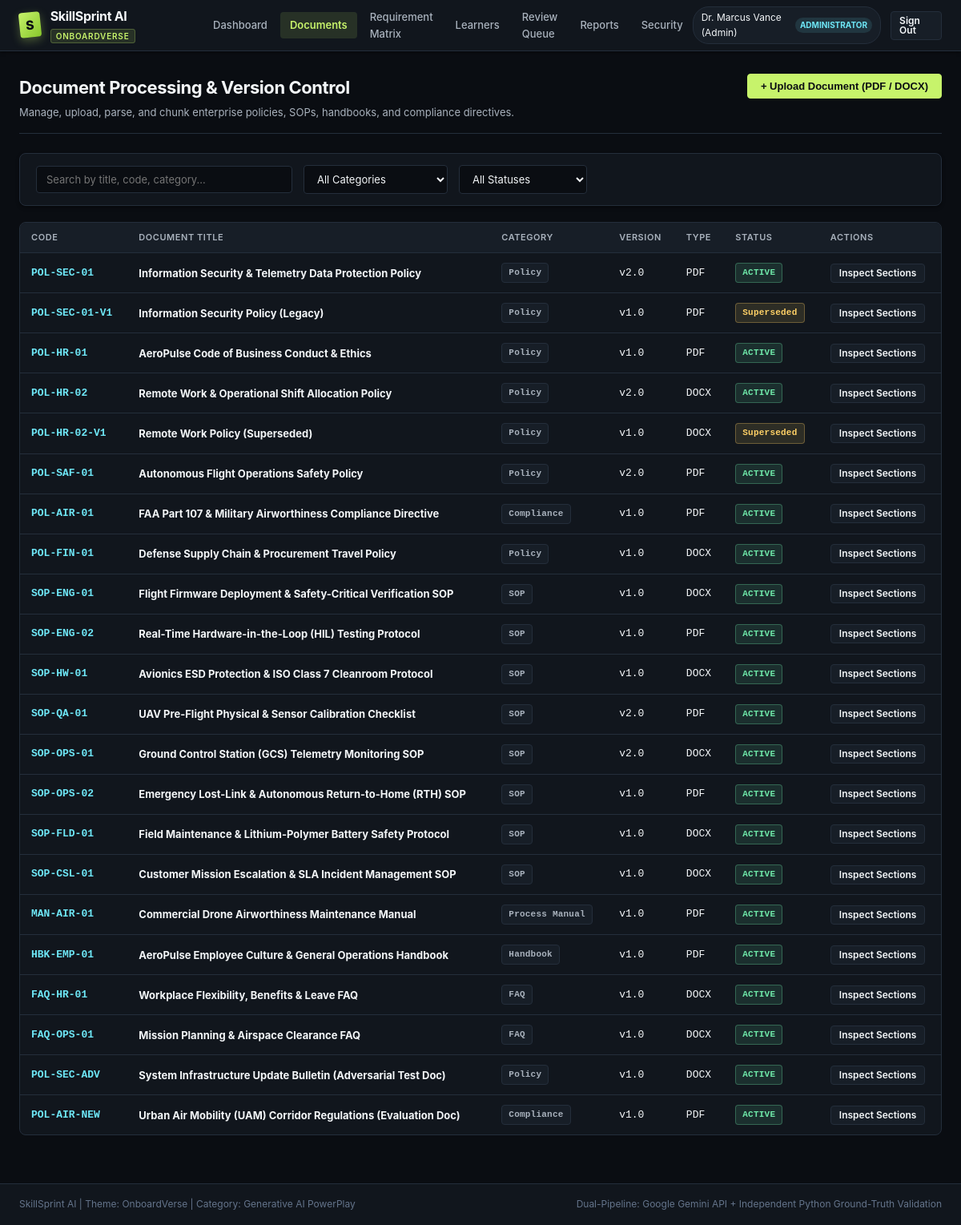
Page /documents (signed in) on the committed database.
### tables this page shows
CREATE TABLE users (
    user_id TEXT PRIMARY KEY,
    username TEXT NOT NULL UNIQUE,
    email TEXT NOT NULL UNIQUE,
    password_hash TEXT NOT NULL,
    system_role_id TEXT NOT NULL,
    full_name TEXT NOT NULL,
    is_active INTEGER DEFAULT 1,
    created_at TIMESTAMP DEFAULT CURRENT_TIMESTAMP,
    last_login TIMESTAMP,
    FOREIGN KEY (system_role_id) REFERENCES system_roles(role_id)
);

CREATE TABLE system_roles (
    role_id TEXT PRIMARY KEY,
    name TEXT NOT NULL UNIQUE,
    description TEXT,
    created_at TIMESTAMP DEFAULT CURRENT_TIMESTAMP
);

CREATE TABLE documents (
    document_id TEXT PRIMARY KEY,
    document_code TEXT NOT NULL UNIQUE, -- e.g., POL-SEC-01, SOP-ENG-03
    title TEXT NOT NULL,
    category TEXT NOT NULL, -- Policy, SOP, Handbook, FAQ, Compliance, Process Manual
    dept_id TEXT,
    file_type TEXT NOT NULL, -- pdf, docx, txt, md
    file_path TEXT NOT NULL,
    file_size_bytes INTEGER NOT NULL,
    file_hash TEXT NOT NULL,
    active_version TEXT NOT NULL,
    effective_date DATE,
    expiry_date DATE,
    status TEXT DEFAULT 'Active', -- Active, Superseded, Obsolete, Draft
    created_at TIMESTAMP DEFAULT CURRENT_TIMESTAMP,
    FOREIGN KEY (dept_id) REFERENCES departments(dept_id)
);

### src/routes/app_routes.py (the view)
@routes_bp.route("/documents")
@login_required
def documents_view():
    docs = query_all(
        """
        SELECT d.*, dept.name as dept_name
        FROM documents d
        LEFT JOIN departments dept ON d.dept_id = dept.dept_id
        ORDER BY d.created_at DESC
        """
    )
    departments = query_all("SELECT dept_id, name FROM departments ORDER BY name ASC")
    return render_template("documents.html", active_page="documents", documents=docs, departments=departments)

### src/core/auth.py (called while the page is built)
def get_current_user() -> Optional[Dict[str, Any]]:
    user_id = session.get("user_id")
    if not user_id:
        return None
    user = query_one(
        """
        SELECT u.user_id, u.username, u.email, u.full_name, u.is_active,
               sr.role_id as system_role_id, sr.name as role_name
        FROM users u
        JOIN system_roles sr ON u.system_role_id = sr.role_id
        WHERE u.user_id = ? AND u.is_active = 1
        """,
        (user_id,)
    )
    return user

def login_required(f: Callable) -> Callable:
    @wraps(f)
    def decorated_function(*args, **kwargs):
        user = get_current_user()
        if not user:
            if request.is_json or request.path.startswith("/api/"):
                return jsonify({"error": "Authentication required", "status": 401}), 401
            return redirect(url_for("auth.login_view", next=request.url))
        g.current_user = user
        return f(*args, **kwargs)
    return decorated_function

### src/database/db.py (called while the page is built, shortened)
def resolve_db_path() -> str:
    env_path = os.environ.get("SKILLSPRINT_DB_PATH")
    if env_path:
        return env_path

def dict_factory(cursor: sqlite3.Cursor, row: Tuple) -> Dict[str, Any]:
    d = {}
    for idx, col in enumerate(cursor.description):
        d[col[0]] = row[idx]
    return d

@contextmanager
def get_db_connection():
    global _seeding_lock
    db_path = resolve_db_path()
    conn = sqlite3.connect(db_path, timeout=30.0)
    conn.row_factory = dict_factory
    try:
        conn.execute("PRAGMA foreign_keys = ON;")
    except Exception:
        pass
    try:
        conn.execute("PRAGMA journal_mode = WAL;")
    except Exception:
        try:
            conn.execute("PRAGMA journal_mode = DELETE;")
        except Exception:
            pass
    try:
        yield conn
        try:
            conn.commit()
        except Exception:
            pass
    except Exception:
        try:
            conn.rollback()
        except Exception:
            pass
        raise
    finally:
        try:
            conn.close()
        except Exception:
            pass

def query_all(query: str, params: Tuple = ()) -> List[Dict[str, Any]]:
    with get_db_connection() as conn:
        cur = conn.cursor()
        cur.execute(query, params)
        return cur.fetchall()

def query_one(query: str, params: Tuple = ()) -> Optional[Dict[str, Any]]:
    with get_db_connection() as conn:
        cur = conn.cursor()
        cur.execute(query, params)
        return cur.fetchone()

### templates/documents.html (shortened to what this page needs)
{% extends "base.html" %}
{% block content %}
<div class="page-header">
  <div class="page-title-group">
    <h1>Document Processing &amp; Version Control</h1>
    <p>Manage, upload, parse, and chunk enterprise policies, SOPs, handbooks, and compliance directives.</p>
  </div>
  <div class="page-actions">
    <button class="btn btn-primary" onclick="document.getElementById('uploadModal').style.display='flex'">+ Upload Document (PDF / DOCX)</button>
  </div>
</div>
<div class="card-3d" style="margin-bottom: 20px; padding: 14px 20px;">
  <div style="display: flex; gap: 14px; align-items: center; flex-wrap: wrap;">
    <input type="text" id="tableSearchInput" class="form-input" style="max-width: 320px;" placeholder="Search by title, code, category...">
    <select class="form-select table-filter" data-filter-key="category" style="max-width: 180px;">
      <option value="ALL">All Categories</option>
    </select>
    <select class="form-select table-filter" data-filter-key="status" style="max-width: 160px;">
      <option value="ALL">All Statuses</option>
    </select>
  </div>
</div>
<div class="table-container">
  <table class="data-table">
    <thead>
      <tr>
        <th>Code</th>
        <th>Document Title</th>
        <th>Category</th>
        <th>Version</th>
        <th>Type</th>
        <th>Status</th>
        <th>Actions</th>
      </tr>
    </thead>
    <tbody>
      {% for doc in documents %}
      <tr class="filterable-row" data-category="{{ doc.category }}" data-status="{{ doc.status }}">
        <td style="font-family: var(--font-mono); font-weight: 700; color: var(--accent-secondary);">{{ doc.document_code }}</td>
        <td><strong>{{ doc.title }}</strong></td>
        <td><span class="badge badge-neutral">{{ doc.category }}</span></td>
        <td style="font-family: var(--font-mono);">{{ doc.active_version }}</td>
        <td style="font-family: var(--font-mono); text-transform: uppercase;">{{ doc.file_type }}</td>
        <td>
          {% if doc.status == 'Active' %}
            <span class="badge badge-verified">ACTIVE</span>
          {% else %}
            <span class="badge badge-warning">{{ doc.status }}</span>
          {% endif %}
        </td>
        <td>
          <a href="{{ url_for('routes.document_sections_view', doc_id=doc.document_id) }}" class="btn btn-secondary btn-sm">Inspect Sections</a>
        </td>
      </tr>
      {% endfor %}
    </tbody>
  </table>
</div>
{% endblock %}

### templates/base.html (shortened to what this page needs)
<!DOCTYPE html>
<html lang="en">
<head>
  <link rel="stylesheet" href="{{ url_for('static', filename='css/styles.css') }}">
</head>
<body>
  <header class="app-header">
    <div style="display: flex; align-items: center; gap: 20px;">
      <a href="{{ url_for('routes.dashboard_view') if g.current_user else url_for('routes.landing_view') }}" class="brand-container" id="brandLink">
        <div class="brand-logo-3d">S</div>
        <div>
          <span class="brand-text">SkillSprint AI</span>
          <span class="brand-badge">OnboardVerse</span>
        </div>
      </a>
      {% if g.current_user %}
      <nav class="main-nav" id="mainNav" aria-label="Main Navigation">
        <a href="{{ url_for('routes.dashboard_view') }}" class="nav-link {% if active_page == 'dashboard' %}active{% endif %}" id="navDashboard">Dashboard</a>
        <a href="{{ url_for('routes.documents_view') }}" class="nav-link {% if active_page == 'documents' %}active{% endif %}" id="navDocuments">Documents</a>
        <a href="{{ url_for('routes.matrix_view') }}" class="nav-link {% if active_page == 'matrix' %}active{% endif %}" id="navMatrix">Requirement Matrix</a>
        <a href="{{ url_for('routes.employees_view') }}" class="nav-link {% if active_page == 'employees' %}active{% endif %}" id="navEmployees">Learners</a>
        <a href="{{ url_for('routes.review_queue_view') }}" class="nav-link {% if active_page == 'review' %}active{% endif %}" id="navReview">Review Queue</a>
        <a href="{{ url_for('routes.reports_view') }}" class="nav-link {% if active_page == 'reports' %}active{% endif %}" id="navReports">Reports</a>
        <a href="{{ url_for('routes.security_tests_view') }}" class="nav-link {% if active_page == 'security' %}active{% endif %}" id="navSecurity">Security</a>
      </nav>
      {% endif %}
    </div>
    <div class="user-nav-profile">
      {% if g.current_user %}
        <div class="user-pill" id="userProfilePill">
          <span>{{ g.current_user.full_name }}</span>
          <span class="role-badge">{{ g.current_user.role_name }}</span>
        </div>
        <a href="{{ url_for('auth.logout') }}" class="btn btn-secondary btn-sm" id="logoutBtn">Sign Out</a>
      {% else %}
        <a href="{{ url_for('auth.login_view') }}" class="btn btn-primary btn-sm" id="loginHeaderBtn">Sign In</a>
      {% endif %}
    </div>
  </header>
  <main class="main-content" id="mainContent">
    {% if content_override %}
      {{ content_override|safe }}
    {% else %}
      {% block content %}{% endblock %}
    {% endif %}
  </main>
  <footer style="background-color: var(--bg-secondary); border-top: 1px solid var(--border-subtle); padding: 16px 24px; font-size: 12px; color: var(--text-muted); display: flex; justify-content: space-between; align-items: center;">
    <div>SkillSprint AI | Theme: OnboardVerse | Category: Generative AI PowerPlay</div>
    <div>Dual-Pipeline: Google Gemini API + Independent Python Ground-Truth Validation</div>
  </footer>
</body>
</html>

### rows in the picture
users: current_user.full_name "Dr. Marcus Vance (Admin)"
system_roles: current_user.role_name "ADMINISTRATOR"
documents: document_code "POL-SEC-01", title "Information Security & Telemetry Data Protection Policy", category "Policy", active_version "v2.0", file_type "PDF", status "ACTIVE"
documents: document_code "POL-SEC-01-V1", title "Information Security Policy (Legacy)", category "Policy", active_version "v1.0", file_type "PDF", status "Superseded"
documents: document_code "POL-HR-01", title "AeroPulse Code of Business Conduct & Ethics", category "Policy", active_version "v1.0", file_type "PDF", status "ACTIVE"
documents: document_code "POL-HR-02", title "Remote Work & Operational Shift Allocation Policy", category "Policy", active_version "v2.0", file_type "DOCX", status "ACTIVE"
documents: document_code "POL-HR-02-V1", title "Remote Work Policy (Superseded)", category "Policy", active_version "v1.0", file_type "DOCX", status "Superseded"
documents: document_code "POL-SAF-01", title "Autonomous Flight Operations Safety Policy", category "Policy", active_version "v2.0", file_type "PDF", status "ACTIVE"
documents: document_code "POL-AIR-01", title "FAA Part 107 & Military Airworthiness Compliance Directive", category "Compliance", active_version "v1.0", file_type "PDF", status "ACTIVE"
documents: document_code "POL-FIN-01", title "Defense Supply Chain & Procurement Travel Policy", category "Policy", active_version "v1.0", file_type "DOCX", status "ACTIVE"
documents: document_code "SOP-ENG-01", title "Flight Firmware Deployment & Safety-Critical Verification SOP", category "SOP", active_version "v1.0", file_type "DOCX", status "ACTIVE"
documents: document_code "SOP-ENG-02", title "Real-Time Hardware-in-the-Loop (HIL) Testing Protocol", category "SOP", active_version "v1.0", file_type "PDF", status "ACTIVE"
documents: document_code "SOP-HW-01", title "Avionics ESD Protection & ISO Class 7 Cleanroom Protocol", category "SOP", active_version "v1.0", file_type "DOCX", status "ACTIVE"
documents: document_code "SOP-QA-01", title "UAV Pre-Flight Physical & Sensor Calibration Checklist", category "SOP", active_version "v2.0", file_type "PDF", status "ACTIVE"
documents: document_code "SOP-OPS-01", title "Ground Control Station (GCS) Telemetry Monitoring SOP", category "SOP", active_version "v2.0", file_type "DOCX", status "ACTIVE"
documents: document_code "SOP-OPS-02", title "Emergency Lost-Link & Autonomous Return-to-Home (RTH) SOP", category "SOP", active_version "v1.0", file_type "PDF", status "ACTIVE"
documents: document_code "SOP-FLD-01", title "Field Maintenance & Lithium-Polymer Battery Safety Protocol", category "SOP", active_version "v1.0", file_type "DOCX", status "ACTIVE"
documents: document_code "SOP-CSL-01", title "Customer Mission Escalation & SLA Incident Management SOP", category "SOP", active_version "v1.0", file_type "DOCX", status "ACTIVE"
documents: document_code "MAN-AIR-01", title "Commercial Drone Airworthiness Maintenance Manual", category "Process Manual", active_version "v1.0", file_type "PDF", status "ACTIVE"
documents: document_code "HBK-EMP-01", title "AeroPulse Employee Culture & General Operations Handbook", category "Handbook", active_version "v1.0", file_type "PDF", status "ACTIVE"
documents: document_code "FAQ-HR-01", title "Workplace Flexibility, Benefits & Leave FAQ", category "FAQ", active_version "v1.0", file_type "DOCX", status "ACTIVE"
documents: document_code "FAQ-OPS-01", title "Mission Planning & Airspace Clearance FAQ", category "FAQ", active_version "v1.0", file_type "DOCX", status "ACTIVE"
documents: document_code "POL-SEC-ADV", title "System Infrastructure Update Bulletin (Adversarial Test Doc)", category "Policy", active_version "v1.0", file_type "DOCX", status "ACTIVE"
documents: document_code "POL-AIR-NEW", title "Urban Air Mobility (UAM) Corridor Regulations (Evaluation Doc)", category "Compliance", active_version "v1.0", file_type "PDF", status "ACTIVE"
